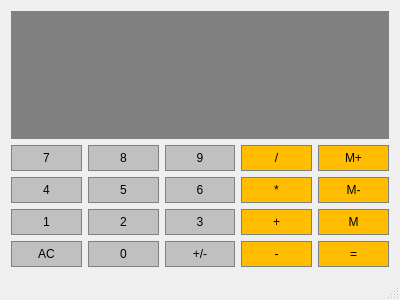
<?xml version="1.0" encoding="UTF-8"?>
<ui version="4.0">
 <class>Calculator</class>
 <widget class="QMainWindow" name="Calculator">
  <property name="geometry">
   <rect>
    <x>0</x>
    <y>0</y>
    <width>400</width>
    <height>300</height>
   </rect>
  </property>
  <property name="sizePolicy">
   <sizepolicy hsizetype="Preferred" vsizetype="MinimumExpanding">
    <horstretch>0</horstretch>
    <verstretch>0</verstretch>
   </sizepolicy>
  </property>
  <property name="minimumSize">
   <size>
    <width>400</width>
    <height>300</height>
   </size>
  </property>
  <property name="windowTitle">
   <string>Calculator</string>
  </property>
  <widget class="QWidget" name="centralWidget">
   <layout class="QGridLayout" name="gridLayout">
    <item row="1" column="2">
     <widget class="QPushButton" name="Button9">
      <property name="sizePolicy">
       <sizepolicy hsizetype="Preferred" vsizetype="Preferred">
        <horstretch>0</horstretch>
        <verstretch>0</verstretch>
       </sizepolicy>
      </property>
      <property name="styleSheet">
       <string notr="true">QPushButton{
	background-color:#C0C0C0;
	border:1px solid gray;
	padding:5px; 
}

QPushButton:pressed{
	background-color:#A9A9A9;
	border:1px solid gray;
	padding:5px; 
}</string>
      </property>
      <property name="text">
       <string>9</string>
      </property>
     </widget>
    </item>
    <item row="1" column="1">
     <widget class="QPushButton" name="Button8">
      <property name="sizePolicy">
       <sizepolicy hsizetype="Preferred" vsizetype="Preferred">
        <horstretch>0</horstretch>
        <verstretch>0</verstretch>
       </sizepolicy>
      </property>
      <property name="styleSheet">
       <string notr="true">QPushButton{
	background-color:#C0C0C0;
	border:1px solid gray;
	padding:5px; 
}

QPushButton:pressed{
	background-color:#A9A9A9;
	border:1px solid gray;
	padding:5px; 
}</string>
      </property>
      <property name="text">
       <string>8</string>
      </property>
     </widget>
    </item>
    <item row="1" column="3">
     <widget class="QPushButton" name="Divide">
      <property name="sizePolicy">
       <sizepolicy hsizetype="Preferred" vsizetype="Preferred">
        <horstretch>0</horstretch>
        <verstretch>0</verstretch>
       </sizepolicy>
      </property>
      <property name="styleSheet">
       <string notr="true">QPushButton{
	background-color:#FFBC00;
	border:1px solid gray;
	padding:5px; 
}

QPushButton:pressed{
	background-color:#A9A9A9;
	border:1px solid gray;
	padding:5px; 
}</string>
      </property>
      <property name="text">
       <string>/</string>
      </property>
     </widget>
    </item>
    <item row="1" column="4">
     <widget class="QPushButton" name="MemAdd">
      <property name="sizePolicy">
       <sizepolicy hsizetype="Preferred" vsizetype="Preferred">
        <horstretch>0</horstretch>
        <verstretch>0</verstretch>
       </sizepolicy>
      </property>
      <property name="styleSheet">
       <string notr="true">QPushButton{
	background-color:#FFBC00;
	border:1px solid gray;
	padding:5px; 
}

QPushButton:pressed{
	background-color:#A9A9A9;
	border:1px solid gray;
	padding:5px; 
}</string>
      </property>
      <property name="text">
       <string>M+</string>
      </property>
     </widget>
    </item>
    <item row="1" column="0">
     <widget class="QPushButton" name="Button7">
      <property name="sizePolicy">
       <sizepolicy hsizetype="Preferred" vsizetype="Preferred">
        <horstretch>0</horstretch>
        <verstretch>0</verstretch>
       </sizepolicy>
      </property>
      <property name="styleSheet">
       <string notr="true">QPushButton{
	background-color:#C0C0C0;
	border:1px solid gray;
	padding:5px; 
}

QPushButton:pressed{
	background-color:#A9A9A9;
	border:1px solid gray;
	padding:5px; 
}</string>
      </property>
      <property name="text">
       <string>7</string>
      </property>
     </widget>
    </item>
    <item row="2" column="0">
     <widget class="QPushButton" name="Button4">
      <property name="sizePolicy">
       <sizepolicy hsizetype="Preferred" vsizetype="Preferred">
        <horstretch>0</horstretch>
        <verstretch>0</verstretch>
       </sizepolicy>
      </property>
      <property name="styleSheet">
       <string notr="true">QPushButton{
	background-color:#C0C0C0;
	border:1px solid gray;
	padding:5px; 
}

QPushButton:pressed{
	background-color:#A9A9A9;
	border:1px solid gray;
	padding:5px; 
}</string>
      </property>
      <property name="text">
       <string>4</string>
      </property>
     </widget>
    </item>
    <item row="3" column="0">
     <widget class="QPushButton" name="Button1">
      <property name="sizePolicy">
       <sizepolicy hsizetype="Preferred" vsizetype="Preferred">
        <horstretch>0</horstretch>
        <verstretch>0</verstretch>
       </sizepolicy>
      </property>
      <property name="styleSheet">
       <string notr="true">QPushButton{
	background-color:#C0C0C0;
	border:1px solid gray;
	padding:5px; 
}

QPushButton:pressed{
	background-color:#A9A9A9;
	border:1px solid gray;
	padding:5px; 
}</string>
      </property>
      <property name="text">
       <string>1</string>
      </property>
     </widget>
    </item>
    <item row="4" column="0">
     <widget class="QPushButton" name="Clear">
      <property name="sizePolicy">
       <sizepolicy hsizetype="Preferred" vsizetype="Preferred">
        <horstretch>0</horstretch>
        <verstretch>0</verstretch>
       </sizepolicy>
      </property>
      <property name="styleSheet">
       <string notr="true">QPushButton{
	background-color:#C0C0C0;
	border:1px solid gray;
	padding:5px; 
}

QPushButton:pressed{
	background-color:#A9A9A9;
	border:1px solid gray;
	padding:5px; 
}</string>
      </property>
      <property name="text">
       <string>AC</string>
      </property>
     </widget>
    </item>
    <item row="2" column="1">
     <widget class="QPushButton" name="Button5">
      <property name="sizePolicy">
       <sizepolicy hsizetype="Preferred" vsizetype="Preferred">
        <horstretch>0</horstretch>
        <verstretch>0</verstretch>
       </sizepolicy>
      </property>
      <property name="styleSheet">
       <string notr="true">QPushButton{
	background-color:#C0C0C0;
	border:1px solid gray;
	padding:5px; 
}

QPushButton:pressed{
	background-color:#A9A9A9;
	border:1px solid gray;
	padding:5px; 
}</string>
      </property>
      <property name="text">
       <string>5</string>
      </property>
     </widget>
    </item>
    <item row="3" column="1">
     <widget class="QPushButton" name="Button2">
      <property name="sizePolicy">
       <sizepolicy hsizetype="Preferred" vsizetype="Preferred">
        <horstretch>0</horstretch>
        <verstretch>0</verstretch>
       </sizepolicy>
      </property>
      <property name="styleSheet">
       <string notr="true">QPushButton{
	background-color:#C0C0C0;
	border:1px solid gray;
	padding:5px; 
}

QPushButton:pressed{
	background-color:#A9A9A9;
	border:1px solid gray;
	padding:5px; 
}</string>
      </property>
      <property name="text">
       <string>2</string>
      </property>
     </widget>
    </item>
    <item row="4" column="1">
     <widget class="QPushButton" name="Button0">
      <property name="sizePolicy">
       <sizepolicy hsizetype="Preferred" vsizetype="Preferred">
        <horstretch>0</horstretch>
        <verstretch>0</verstretch>
       </sizepolicy>
      </property>
      <property name="styleSheet">
       <string notr="true">QPushButton{
	background-color:#C0C0C0;
	border:1px solid gray;
	padding:5px; 
}

QPushButton:pressed{
	background-color:#A9A9A9;
	border:1px solid gray;
	padding:5px; 
}</string>
      </property>
      <property name="text">
       <string>0</string>
      </property>
     </widget>
    </item>
    <item row="2" column="2">
     <widget class="QPushButton" name="Button6">
      <property name="sizePolicy">
       <sizepolicy hsizetype="Preferred" vsizetype="Preferred">
        <horstretch>0</horstretch>
        <verstretch>0</verstretch>
       </sizepolicy>
      </property>
      <property name="styleSheet">
       <string notr="true">QPushButton{
	background-color:#C0C0C0;
	border:1px solid gray;
	padding:5px; 
}

QPushButton:pressed{
	background-color:#A9A9A9;
	border:1px solid gray;
	padding:5px; 
}</string>
      </property>
      <property name="text">
       <string>6</string>
      </property>
     </widget>
    </item>
    <item row="3" column="2">
     <widget class="QPushButton" name="Button3">
      <property name="sizePolicy">
       <sizepolicy hsizetype="Preferred" vsizetype="Preferred">
        <horstretch>0</horstretch>
        <verstretch>0</verstretch>
       </sizepolicy>
      </property>
      <property name="styleSheet">
       <string notr="true">QPushButton{
	background-color:#C0C0C0;
	border:1px solid gray;
	padding:5px; 
}

QPushButton:pressed{
	background-color:#A9A9A9;
	border:1px solid gray;
	padding:5px; 
}</string>
      </property>
      <property name="text">
       <string>3</string>
      </property>
     </widget>
    </item>
    <item row="4" column="2">
     <widget class="QPushButton" name="ChangeSign">
      <property name="sizePolicy">
       <sizepolicy hsizetype="Preferred" vsizetype="Preferred">
        <horstretch>0</horstretch>
        <verstretch>0</verstretch>
       </sizepolicy>
      </property>
      <property name="styleSheet">
       <string notr="true">QPushButton{
	background-color:#C0C0C0;
	border:1px solid gray;
	padding:5px; 
}

QPushButton:pressed{
	background-color:#A9A9A9;
	border:1px solid gray;
	padding:5px; 
}</string>
      </property>
      <property name="text">
       <string>+/-</string>
      </property>
     </widget>
    </item>
    <item row="2" column="3">
     <widget class="QPushButton" name="Multiply">
      <property name="sizePolicy">
       <sizepolicy hsizetype="Preferred" vsizetype="Preferred">
        <horstretch>0</horstretch>
        <verstretch>0</verstretch>
       </sizepolicy>
      </property>
      <property name="styleSheet">
       <string notr="true">QPushButton{
	background-color:#FFBC00;
	border:1px solid gray;
	padding:5px; 
}

QPushButton:pressed{
	background-color:#A9A9A9;
	border:1px solid gray;
	padding:5px; 
}</string>
      </property>
      <property name="text">
       <string>*</string>
      </property>
     </widget>
    </item>
    <item row="3" column="3">
     <widget class="QPushButton" name="Add">
      <property name="sizePolicy">
       <sizepolicy hsizetype="Preferred" vsizetype="Preferred">
        <horstretch>0</horstretch>
        <verstretch>0</verstretch>
       </sizepolicy>
      </property>
      <property name="styleSheet">
       <string notr="true">QPushButton{
	background-color:#FFBC00;
	border:1px solid gray;
	padding:5px; 
}

QPushButton:pressed{
	background-color:#A9A9A9;
	border:1px solid gray;
	padding:5px; 
}</string>
      </property>
      <property name="text">
       <string>+</string>
      </property>
     </widget>
    </item>
    <item row="4" column="3">
     <widget class="QPushButton" name="Subtract">
      <property name="sizePolicy">
       <sizepolicy hsizetype="Preferred" vsizetype="Preferred">
        <horstretch>0</horstretch>
        <verstretch>0</verstretch>
       </sizepolicy>
      </property>
      <property name="styleSheet">
       <string notr="true">QPushButton{
	background-color:#FFBC00;
	border:1px solid gray;
	padding:5px; 
}

QPushButton:pressed{
	background-color:#A9A9A9;
	border:1px solid gray;
	padding:5px; 
}</string>
      </property>
      <property name="text">
       <string>-</string>
      </property>
     </widget>
    </item>
    <item row="2" column="4">
     <widget class="QPushButton" name="MemClear">
      <property name="sizePolicy">
       <sizepolicy hsizetype="Preferred" vsizetype="Preferred">
        <horstretch>0</horstretch>
        <verstretch>0</verstretch>
       </sizepolicy>
      </property>
      <property name="styleSheet">
       <string notr="true">QPushButton{
	background-color:#FFBC00;
	border:1px solid gray;
	padding:5px; 
}

QPushButton:pressed{
	background-color:#A9A9A9;
	border:1px solid gray;
	padding:5px; 
}</string>
      </property>
      <property name="text">
       <string>M-</string>
      </property>
     </widget>
    </item>
    <item row="3" column="4">
     <widget class="QPushButton" name="MemGet">
      <property name="sizePolicy">
       <sizepolicy hsizetype="Preferred" vsizetype="Preferred">
        <horstretch>0</horstretch>
        <verstretch>0</verstretch>
       </sizepolicy>
      </property>
      <property name="styleSheet">
       <string notr="true">QPushButton{
	background-color:#FFBC00;
	border:1px solid gray;
	padding:5px; 
}

QPushButton:pressed{
	background-color:#A9A9A9;
	border:1px solid gray;
	padding:5px; 
}</string>
      </property>
      <property name="text">
       <string>M</string>
      </property>
     </widget>
    </item>
    <item row="4" column="4">
     <widget class="QPushButton" name="Equals">
      <property name="sizePolicy">
       <sizepolicy hsizetype="Preferred" vsizetype="Preferred">
        <horstretch>0</horstretch>
        <verstretch>0</verstretch>
       </sizepolicy>
      </property>
      <property name="styleSheet">
       <string notr="true">QPushButton{
	background-color:#FFBC00;
	border:1px solid gray;
	padding:5px; 
}

QPushButton:pressed{
	background-color:#A9A9A9;
	border:1px solid gray;
	padding:5px; 
}</string>
      </property>
      <property name="text">
       <string>=</string>
      </property>
     </widget>
    </item>
    <item row="0" column="0" colspan="5">
     <widget class="QLineEdit" name="Display">
      <property name="sizePolicy">
       <sizepolicy hsizetype="Preferred" vsizetype="Expanding">
        <horstretch>0</horstretch>
        <verstretch>0</verstretch>
       </sizepolicy>
      </property>
      <property name="font">
       <font>
        <family>FreeMono</family>
        <pointsize>18</pointsize>
       </font>
      </property>
      <property name="styleSheet">
       <string notr="true">QLineEdit{
	background-color:gray;
	border:1px solid gray;
	color: #FFFFFF; 
}</string>
      </property>
      <property name="alignment">
       <set>Qt::AlignRight|Qt::AlignTrailing|Qt::AlignVCenter</set>
      </property>
     </widget>
    </item>
   </layout>
  </widget>
  <widget class="QMenuBar" name="menuBar">
   <property name="geometry">
    <rect>
     <x>0</x>
     <y>0</y>
     <width>400</width>
     <height>29</height>
    </rect>
   </property>
  </widget>
  <widget class="QStatusBar" name="statusBar"/>
 </widget>
 <layoutdefault spacing="6" margin="11"/>
 <resources/>
 <connections/>
</ui>
